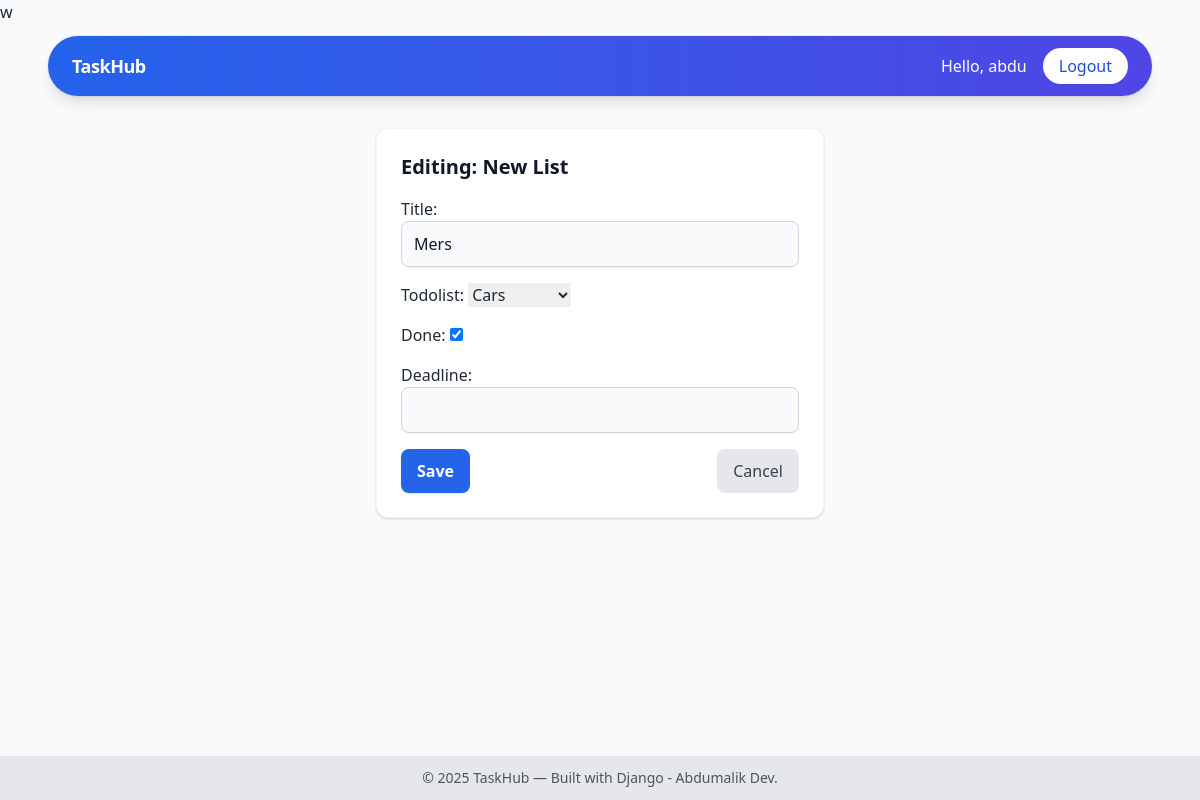
Screenshot of /edit/24/ (signed in) with the database file from the repository.
### todos/models.py (models this page shows, shortened)
class TodoItem(models.Model):
    todolist = models.ForeignKey(TodoList, on_delete=models.CASCADE)
    title = models.CharField(max_length=200)
    done = models.BooleanField(default=False)
    deadline = models.DateTimeField(null=True, blank=True)
    created = models.DateTimeField(auto_now_add=True)

### todos/views.py (the view)
# urls.py: path('edit/<int:pk>/', TodoEdit.as_view(), name='todo-edit'),
class TodoEdit(LoginRequiredMixin, UpdateView):
    model = TodoItem
    fields = ['title', 'todolist', 'done', 'deadline']
    success_url = reverse_lazy("index-list")
    template_name = 'todos/edit_todo.html'
    def get_queryset(self):
        return TodoItem.objects.filter(todolist__user=self.request.user)
    def get_form(self, form_class=None):
        form = super().get_form(form_class)
        form.fields["todolist"].queryset = TodoList.objects.filter(
            user=self.request.user)
        return form

### todos/models.py (called while the page is built)
    def __str__(self):
        return self.name

### todos/templates/todos/edit_todo.html (shortened to what this page needs)
{% extends 'base.html' %} {% block title %}Edit List — TaskHub{% endblock %}
 {% block content %}
<div class="w-full max-w-md mx-auto">
  <div class="card bg-white rounded-xl shadow border border-gray-100 p-6">
    <h2 class="text-xl font-bold text-gray-900 mb-4">
      Editing: {{ object.name|default:"New List" }}
    </h2>
    <form method="post" class="space-y-4">
      {% csrf_token %} {{ form.as_p }}
      <div class="flex items-center justify-between">
        <button type="submit" class="btn-primary">Save</button>
        <button
          type="button"
          class="btn-cancel"
          onclick="window.location.href='{% url 'index-list' %}'"
        >
          Cancel
        </button>
      </div>
    </form>
  </div>
</div>
{% endblock %}

### todos/templates/base.html (shortened to what this page needs)
<!DOCTYPE html>
<html lang="en">
  <head>
    <link
      rel="stylesheet"
      href="https://cdn.jsdelivr.net/npm/tailwindcss@2.2.19/dist/tailwind.min.css"
    /></head
  >w
  <body class="bg-gray-50 text-gray-800 min-h-screen flex flex-col">
    <header class="sticky top-0 z-50 bg-gray-50 pt-3 pb-2">
      <div class="max-w-6xl mx-auto px-6">
        <nav
          class="flex items-center justify-between text-white bg-gradient-to-r from-blue-600 to-indigo-600 rounded-full px-6 py-3 shadow-lg ring-1 ring-black ring-opacity-5"
        >
          <a
            href="{% url 'index-list' %}"
            class="text-lg font-semibold tracking-tight"
            >TaskHub</a
          >
          <div class="flex items-center space-x-4">
            {% if user.is_authenticated %}
            <p class="m-0 hidden sm:block">
              Hello, {{ request.user.username }}
            </p>
            {% endif %}
            <form action="{% url 'logout' %}" method="post" class="inline">
              <button
                type="submit"
                class="bg-white text-blue-700 px-4 py-1.5 rounded-full hover:bg-gray-100 shadow-sm">
                {% if user.is_authenticated %}
                Logout
                {% else %}
                Login
                {% endif %}
              </button>
            </form>
          </div>
        </nav>
      </div>
    </header>
    <main class="flex-grow container mx-auto p-6">
      {% block content %} {% endblock %}
    </main>
    <footer class="bg-gray-200 text-center py-3 mt-auto text-sm text-gray-600">
      © 2025 TaskHub — Built with Django - Abdumalik Dev.
    </footer>
  </body>
</html>

### todos/templates/todos/edit_todo.html (style rules this page uses)
.card input[type="text"] { width: 100%; border-radius: 0.5rem; border: 1px solid #d1d5db; background: #f9fafb; padding: 0.625rem 0.75rem; color: #111827; box-shadow: 0 1px 1px rgba(0, 0, 0, 0.03); transition: box-shadow 0.2s, border-color 0.2s; outline: none; }
.btn-primary { border-radius: 0.5rem; background: #2563eb; color: #fff; padding: 0.625rem 1rem; font-weight: 600; box-shadow: 0 1px 2px rgba(0, 0, 0, 0.1); transition: background 0.2s, transform 0.05s; border: none; cursor: pointer; }
.btn-cancel { border-radius: 0.5rem; background: #e5e7eb; color: #374151; padding: 0.625rem 1rem; font-weight: 500; transition: background 0.2s; border: none; cursor: pointer; }

### rows the page displays
TodoItem: title "Mers", todolist "Cars", done "☑"

### other values shown
{{ request.user.username }} "abdu"
{{ object.name|default:"New List" }} "New List"
